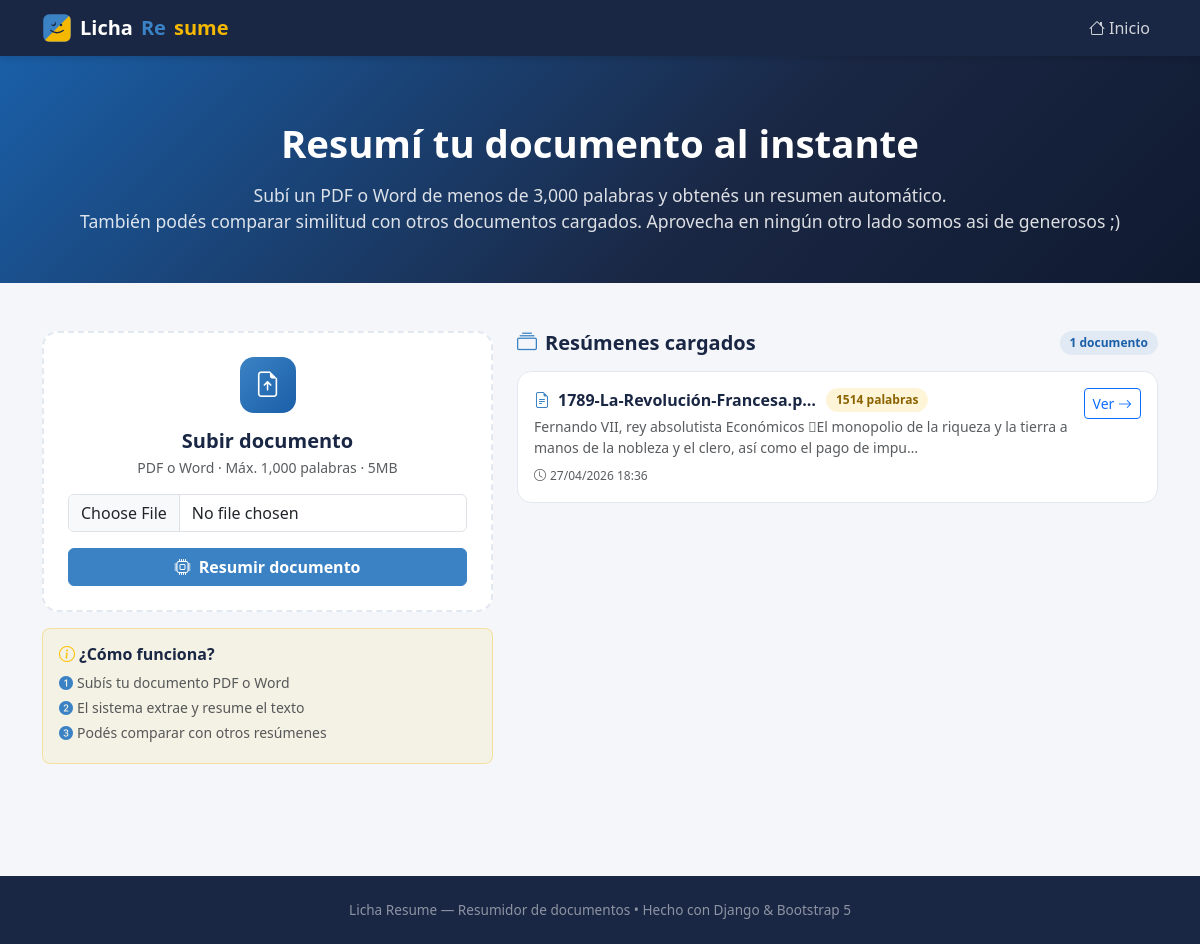
The page / on the database its author committed.
### app/models.py (models this page shows, shortened)
class DocumentSummary(models.Model):
    id = models.UUIDField(primary_key=True, default=uuid.uuid4, editable=False)
    original_filename = models.CharField(max_length=255)
    file = models.FileField(upload_to='documents/')
    summary = models.TextField()
    word_count = models.IntegerField(default=0)
    uploaded_at = models.DateTimeField(default=timezone.now)
    class Meta:
        ordering = ['-uploaded_at']
        verbose_name = 'Resumen de documento'
        verbose_name_plural = 'Resúmenes de documentos'

### app/views.py (the view)
# urls.py: path('', views.index, name='index'),
def index(request):
    summaries = DocumentSummary.objects.all()
    return render(request, 'app/index.html', {'summaries': summaries})

### app/templates/app/index.html (shortened to what this page needs)
{% extends 'app/base.html' %}
{% block content %}
<section class="hero">
  <div class="container text-center">
    <h1 class="mb-3">Resumí tu documento al instante</h1>
    <p class="mb-0">Subí un PDF o Word de menos de 3,000 palabras y obtenés un resumen automático.<br>
    También podés comparar similitud con otros documentos cargados. Aprovecha en ningún otro lado somos asi de generosos ;)</p>
  </div>
</section>
<div class="container py-5">
  <div class="row g-4">
    <div class="col-lg-5">
      <div class="upload-card p-4" id="dropZone">
        <form method="post" action="{% url 'upload' %}" enctype="multipart/form-data" id="uploadForm">
          <div class="upload-icon">
            <i class="bi bi-file-earmark-arrow-up"></i>
          </div>
          <h5 class="text-center text-navy fw-bold mb-1">Subir documento</h5>
          <p class="text-center text-muted small mb-3">PDF o Word · Máx. 1,000 palabras · 5MB</p>
          <div class="mb-3">
            <input type="file" class="form-control" name="document" id="fileInput"
                   accept=".pdf,.doc,.docx" required>
          </div>
          <button type="submit" class="btn btn-primary w-100" id="submitBtn">
            <i class="bi bi-cpu me-1"></i> Resumir documento
          </button>
        </form>
      </div>
      <div class="mt-3 p-3 rounded-3" style="background:rgba(245,184,0,.08); border:1px solid rgba(245,184,0,.3);">
        <h6 class="text-navy fw-semibold mb-2"><i class="bi bi-info-circle me-1 text-warning"></i>¿Cómo funciona?</h6>
        <ul class="list-unstyled small text-muted mb-0">
          <li class="mb-1"><i class="bi bi-1-circle-fill text-blue me-1"></i>Subís tu documento PDF o Word</li>
          <li class="mb-1"><i class="bi bi-2-circle-fill text-blue me-1"></i>El sistema extrae y resume el texto</li>
          <li class="mb-1"><i class="bi bi-3-circle-fill text-blue me-1"></i>Podés comparar con otros resúmenes</li>
        </ul>
      </div>
    </div>
    <div class="col-lg-7">
      <div class="d-flex align-items-center justify-content-between mb-3">
        <h5 class="page-title mb-0">
          <i class="bi bi-collection me-2 text-blue"></i>Resúmenes cargados
        </h5>
        <span class="card-badge-blue">{{ summaries|length }} documento{{ summaries|length|pluralize }}</span>
      </div>
      {% if summaries %}
        {% for doc in summaries %}
        <div class="summary-card p-3 mb-3">
          <div class="d-flex align-items-start justify-content-between gap-2">
            <div class="flex-grow-1 overflow-hidden">
              <div class="d-flex align-items-center gap-2 mb-1 flex-wrap">
                <i class="bi bi-file-earmark-text text-blue"></i>
                <span class="fw-semibold text-navy text-truncate" style="max-width:260px;">
                  {{ doc.original_filename }}
                </span>
                <span class="card-badge-yellow">{{ doc.word_count }} palabras</span>
              </div>
              <p class="text-muted small mb-1" style="line-height:1.5;">
                {{ doc.summary|truncatechars:140 }}
              </p>
              <span class="text-muted" style="font-size:.75rem;">
                <i class="bi bi-clock me-1"></i>{{ doc.uploaded_at|date:"d/m/Y H:i" }}
              </span>
            </div>
            <a href="{% url 'detail' doc.pk %}"
               class="btn btn-sm btn-outline-primary flex-shrink-0">
              Ver <i class="bi bi-arrow-right"></i>
            </a>
          </div>
        </div>
        {% endfor %}
      {% else %}
        <div class="text-center py-5 text-muted">
          <i class="bi bi-inbox" style="font-size:3rem; opacity:.3; display:block; margin-bottom:1rem;"></i>
          <p>Todavía no hay documentos cargados.<br>¡Subí el primero!</p>
        </div>
      {% endif %}
    </div>
  </div>
</div>
{% endblock %}

### app/templates/app/base.html (shortened to what this page needs)
<!DOCTYPE html>
<html lang="es">
<head>
  <link href="https://cdn.jsdelivr.net/npm/bootstrap@5.3.3/dist/css/bootstrap.min.css" rel="stylesheet">
  <link href="https://cdn.jsdelivr.net/npm/bootstrap-icons@1.11.3/font/bootstrap-icons.min.css" rel="stylesheet">
</head>
<body>
<nav class="navbar navbar-expand-lg">
  <div class="container">
    <a class="navbar-brand" href="{% url 'index' %}">
      Licha <span class="brand-dot-blue">Re</span><span class="brand-dot-yellow">sume</span>
    </a>
    <div class="collapse navbar-collapse" id="navMenu">
      <ul class="navbar-nav ms-auto">
        <li class="nav-item"><a class="nav-link" href="{% url 'index' %}"><i class="bi bi-house me-1"></i>Inicio</a></li>
      </ul>
    </div>
  </div>
</nav>
{% block content %}{% endblock %}
<footer>
  <div class="container text-center">
    Licha Resume &mdash; Resumidor de documentos &bull; Hecho con Django &amp; Bootstrap 5
  </div>
</footer>
</body>
</html>

### app/templates/app/base.html (style rules this page uses)
:root { --blue: #3B82C4; --blue-dark: #1A5FA8; --yellow: #F5B800; --yellow-dark: #D49A00; --navy: #1A2744; --white: #FFFFFF; --gray-light: #F4F6F9; --gray-border: #E2E8F0; }
.navbar { background: var(--navy) !important; box-shadow: 0 2px 8px rgba(0,0,0,.15); }
.navbar-brand { font-weight: 700; font-size: 1.25rem; color: var(--white) !important; display: flex; align-items: center; gap: .5rem; }
.navbar-brand .brand-dot-blue { color: var(--blue); }
.navbar-brand .brand-dot-yellow { color: var(--yellow); }
.nav-link { color: rgba(255,255,255,.8) !important; }
.hero { background: linear-gradient(135deg, var(--blue-dark) 0%, var(--navy) 60%, #0f1a30 100%); color: var(--white); padding: 4rem 0 3rem; }
.hero h1 { font-size: 2.4rem; font-weight: 800; }
.hero p { font-size: 1.1rem; opacity: .85; }
.upload-card { border: 2px dashed var(--gray-border); border-radius: 16px; background: var(--white); transition: border-color .2s, box-shadow .2s; cursor: pointer; }
.upload-icon { width: 56px; height: 56px; background: linear-gradient(135deg, var(--blue), var(--blue-dark)); border-radius: 14px; display: flex; align-items: center; justify-content: center; color: #fff; font-size: 1.6rem; margin: 0 auto 1rem; }
.btn-primary { background: var(--blue); border-color: var(--blue); font-weight: 600; }
.summary-card { border: 1px solid var(--gray-border); border-radius: 14px; background: var(--white); transition: transform .15s, box-shadow .15s; }
.card-badge-blue { background: rgba(59,130,196,.1); color: var(--blue-dark); font-size: .75rem; padding: 3px 10px; border-radius: 20px; font-weight: 600; }
.card-badge-yellow { background: rgba(245,184,0,.15); color: #8B6200; font-size: .75rem; padding: 3px 10px; border-radius: 20px; font-weight: 600; }
footer { background: var(--navy); color: rgba(255,255,255,.5); font-size: .85rem; padding: 1.5rem 0; margin-top: 4rem; }
body { background: var(--gray-light); font-family: 'Segoe UI', system-ui, sans-serif; }
.page-title { font-weight: 700; color: var(--navy); }
.text-blue { color: var(--blue); }
.text-navy { color: var(--navy); }

### rows shown on the page
DocumentSummary: original_filename "1789-La-Revolución-Francesa.pdf", word_count "1514", summary "Fernando VII, rey absolutista Económicos El monopolio de la riqueza y la tierra a manos de la nobleza y el clero, así como el pago de impu…", uploaded_at "27/04/2026 18:36"

### other values the page prints
{{ summaries|length }} "1"
